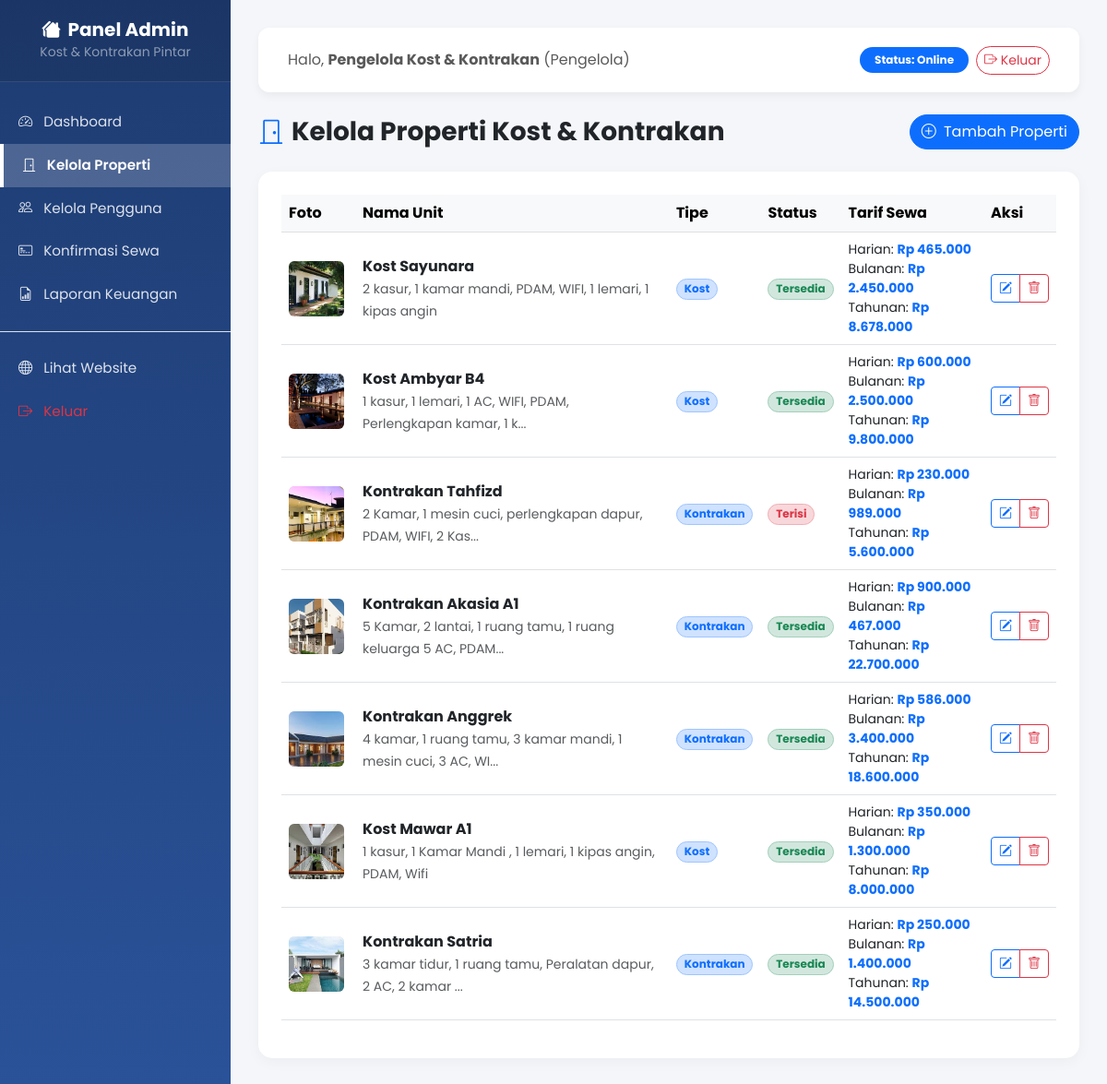
/admin/properti_kelola.php (signed in), run on the app's committed database.
### tables this page shows
CREATE TABLE `properti` (
  `id_properti` int(11) NOT NULL,
  `nama_properti` varchar(100) NOT NULL,
  `tipe` enum('kost','kontrakan') NOT NULL,
  `deskripsi` text NOT NULL,
  `harga_harian` decimal(10,2) DEFAULT NULL,
  `harga_bulanan` decimal(10,2) DEFAULT NULL,
  `harga_tahunan` decimal(10,2) DEFAULT NULL,
  `status_ketersediaan` enum('tersedia','terisi') NOT NULL DEFAULT 'tersedia',
  `foto` varchar(255) NOT NULL,
  `tanggal_input` timestamp NOT NULL DEFAULT current_timestamp()
);

### konfigurasi/fungsi.php (called while the page is built, shortened)
<?php
function formatRupiah($angka) {
    return "Rp " . number_format($angka, 0, ',', '.');
}
?>

### admin/properti_kelola.php (the view, shortened to what this page needs)
<?php
require_once __DIR__ . '/../konfigurasi/fungsi.php';
$action = isset($_GET['action']) ? $_GET['action'] : '';
require_once __DIR__ . '/layout/header.php';
?>
<div class="d-flex justify-content-between align-items-center mb-4">
    <h3 class="fw-bold text-dark mb-0"><i class="bi bi-door-closed text-primary me-2"></i>Kelola Properti Kost & Kontrakan</h3>
    <?php if (empty($action)): ?>
        <a href="properti_kelola.php?action=tambah" class="btn btn-primary rounded-pill"><i class="bi bi-plus-circle me-1"></i> Tambah Properti</a>
    <?php else: ?>
        <a href="properti_kelola.php" class="btn btn-outline-secondary rounded-pill"><i class="bi bi-arrow-left"></i> Kembali ke Daftar</a>
    <?php endif; ?>
</div>
<?php if ($action === 'tambah'): ?>
    <div class="card main-card">
        <h5 class="fw-bold text-dark mb-4">Tambah Unit Properti Baru</h5>
        <form action="" method="POST" enctype="multipart/form-data">
            <div class="row g-3">
                <div class="col-md-6">
                    <label class="form-label text-secondary small fw-bold">Nama Properti</label>
                    <input type="text" class="form-control" name="nama_properti" placeholder="Contoh: Kost Melati Kamar A3" required>
                </div>
                <div class="col-md-6">
                    <label class="form-label text-secondary small fw-bold">Tipe Hunian</label>
                    <select class="form-select" name="tipe" required>
                        <option value="kost">Kost</option>
                        <option value="kontrakan">Kontrakan</option>
                    </select>
                </div>
                <div class="col-12">
                    <label class="form-label text-secondary small fw-bold">Deskripsi / Detail Fasilitas</label>
                    <textarea class="form-control" name="deskripsi" rows="4" placeholder="Tulis deskripsi fasilitas unit di sini..." required></textarea>
                </div>
                <div class="col-md-4">
                    <label class="form-label text-secondary small fw-bold">Tarif Harian</label>
                    <div class="input-group">
                        <span class="input-group-text">Rp</span>
                        <input type="number" class="form-control" name="harga_harian" placeholder="0">
                    </div>
                </div>
                <div class="col-md-4">
                    <label class="form-label text-secondary small fw-bold">Tarif Bulanan</label>
                    <div class="input-group">
                        <span class="input-group-text">Rp</span>
                        <input type="number" class="form-control" name="harga_bulanan" placeholder="0">
                    </div>
                </div>
                <div class="col-md-4">
                    <label class="form-label text-secondary small fw-bold">Tarif Tahunan</label>
                    <div class="input-group">
                        <span class="input-group-text">Rp</span>
                        <input type="number" class="form-control" name="harga_tahunan" placeholder="0">
                    </div>
                </div>
                <div class="col-md-6">
                    <label class="form-label text-secondary small fw-bold">Status Ketersediaan Awal</label>
                    <select class="form-select" name="status_ketersediaan" required>
                        <option value="tersedia">Tersedia</option>
                        <option value="terisi">Terisi</option>
                    </select>
                </div>
                <div class="col-md-6">
                    <label class="form-label text-secondary small fw-bold">Foto Properti</label>
                    <input class="form-control" type="file" name="foto" accept="image/*">
                </div>
            </div>
            <div class="mt-4 text-end">
                <button type="submit" name="tambah_properti" class="btn btn-primary px-4 rounded-pill">Simpan Properti</button>
            </div>
        </form>
    </div>
<?php else:
    $daftarProperti = $koneksi->query("SELECT * FROM properti ORDER BY id_properti DESC")->fetchAll();
?>
    <div class="card main-card">
        <?php if (count($daftarProperti) > 0): ?>
            <div class="table-responsive">
                <table class="table table-hover align-middle">
                    <thead class="table-light">
                        <tr>
                            <th>Foto</th>
                            <th>Nama Unit</th>
                            <th>Tipe</th>
                            <th>Status</th>
                            <th>Tarif Sewa</th>
                            <th>Aksi</th>
                        </tr>
                    </thead>
                    <tbody>
                        <?php foreach ($daftarProperti as $p): ?>
                            <tr>
                                <td style="width: 80px;">
                                    <div class="bg-secondary bg-opacity-25 rounded-2 d-flex align-items-center justify-content-center" style="width: 60px; height: 60px; overflow: hidden;">
                                        <?php if (!empty($p['foto']) && file_exists('../aset/foto_properti/' . $p['foto']) && $p['foto'] !== 'default.jpg'): ?>
                                            <img src="../aset/foto_properti/<?= htmlspecialchars($p['foto']); ?>" alt="" style="width: 100%; height: 100%; object-fit: cover;">
                                        <?php else: ?>
                                            <i class="bi <?= $p['tipe'] === 'kost' ? 'bi-door-closed' : 'bi-house'; ?> fs-3 text-secondary"></i>
                                        <?php endif; ?>
                                    </div>
                                </td>
                                <td>
                                    <strong class="text-dark d-block"><?= htmlspecialchars($p['nama_properti']); ?></strong>
                                    <span class="text-muted small"><?= htmlspecialchars(substr($p['deskripsi'], 0, 60)) . (strlen($p['deskripsi']) > 60 ? '...' : ''); ?></span>
                                </td>
                                <td>
                                    <span class="badge bg-primary-subtle text-primary border border-primary-subtle rounded-pill text-capitalize small">
                                        <?= htmlspecialchars($p['tipe']); ?>
                                    </span>
                                </td>
                                <td>
                                    <?php if ($p['status_ketersediaan'] === 'tersedia'): ?>
                                        <span class="badge bg-success-subtle text-success border border-success-subtle rounded-pill small">Tersedia</span>
                                    <?php else: ?>
                                        <span class="badge bg-danger-subtle text-danger border border-danger-subtle rounded-pill small">Terisi</span>
                                    <?php endif; ?>
                                </td>
                                <td>
                                    <div class="small">
                                        <?php if ($p['harga_harian']): ?>
                                            <div>Harian: <strong class="text-primary"><?= formatRupiah($p['harga_harian']); ?></strong></div>
                                        <?php endif; ?>
                                        <?php if ($p['harga_bulanan']): ?>
                                            <div>Bulanan: <strong class="text-primary"><?= formatRupiah($p['harga_bulanan']); ?></strong></div>
                                        <?php endif; ?>
                                        <?php if ($p['harga_tahunan']): ?>
                                            <div>Tahunan: <strong class="text-primary"><?= formatRupiah($p['harga_tahunan']); ?></strong></div>
                                        <?php endif; ?>
                                    </div>
                                </td>
                                <td>
                                    <div class="btn-group">
                                        <a href="properti_kelola.php?action=edit&id=<?= $p['id_properti']; ?>" class="btn btn-outline-primary btn-sm"><i class="bi bi-pencil-square"></i></a>
                                        <a href="properti_kelola.php?action=hapus&id=<?= $p['id_properti']; ?>" class="btn btn-outline-danger btn-sm" onclick="return confirm('Apakah Anda yakin ingin menghapus properti ini?');"><i class="bi bi-trash"></i></a>
                                    </div>
                                </td>
                            </tr>
                        <?php endforeach; ?>
                    </tbody>
                </table>
            </div>
        <?php endif; ?>
    </div>
<?php endif; ?>
<?php
require_once __DIR__ . '/layout/footer.php';
?>

### admin/layout/header.php (style rules this page uses)
body { font-family: 'Poppins', sans-serif; background-color: #f4f6f9; }
.main-card { background: white; border-radius: 15px; box-shadow: 0 4px 15px rgba(0,0,0,0.04); border: none; padding: 25px; }

### data on the page
properti: foto (picture), nama_properti "Kost Sayunara", deskripsi "2 kasur, 1 kamar mandi, PDAM, WIFI, 1 lemari, 1 kipas angin", tipe "Kost", status_ketersediaan "Tersedia", harga_harian "Rp 465.000", harga_bulanan "Rp 2.450.000", harga_tahunan "Rp 8.678.000"
properti: foto (picture), nama_properti "Kost Ambyar B4", deskripsi "1 kasur, 1 lemari, 1 AC, WIFI, PDAM, Perlengkapan kamar, 1 k", tipe "Kost", status_ketersediaan "Tersedia", harga_harian "Rp 600.000", harga_bulanan "Rp 2.500.000", harga_tahunan "Rp 9.800.000"
properti: foto (picture), nama_properti "Kontrakan Tahfizd", deskripsi "2 Kamar, 1 mesin cuci, perlengkapan dapur, PDAM, WIFI, 2 Kas", tipe "Kontrakan", status_ketersediaan "Terisi", harga_harian "Rp 230.000", harga_bulanan "Rp 989.000", harga_tahunan "Rp 5.600.000"
properti: foto (picture), nama_properti "Kontrakan Akasia A1", deskripsi "5 Kamar, 2 lantai, 1 ruang tamu, 1 ruang keluarga 5 AC, PDAM", tipe "Kontrakan", status_ketersediaan "Tersedia", harga_harian "Rp 900.000", harga_bulanan "Rp 467.000", harga_tahunan "Rp 22.700.000"
properti: foto (picture), nama_properti "Kontrakan Anggrek", deskripsi "4 kamar, 1 ruang tamu, 3 kamar mandi, 1 mesin cuci, 3 AC, WI", tipe "Kontrakan", status_ketersediaan "Tersedia", harga_harian "Rp 586.000", harga_bulanan "Rp 3.400.000", harga_tahunan "Rp 18.600.000"
properti: foto (picture), nama_properti "Kost Mawar A1", deskripsi "1 kasur, 1 Kamar Mandi , 1 lemari, 1 kipas angin, PDAM, Wifi", tipe "Kost", status_ketersediaan "Tersedia", harga_harian "Rp 350.000", harga_bulanan "Rp 1.300.000", harga_tahunan "Rp 8.000.000"
properti: foto (picture), nama_properti "Kontrakan Satria", deskripsi "3 kamar tidur, 1 ruang tamu, Peralatan dapur, 2 AC, 2 kamar", tipe "Kontrakan", status_ketersediaan "Tersedia", harga_harian "Rp 250.000", harga_bulanan "Rp 1.400.000", harga_tahunan "Rp 14.500.000"

### other printed values
$_SESSION['nama_lengkap'] "Pengelola Kost & Kontrakan"
